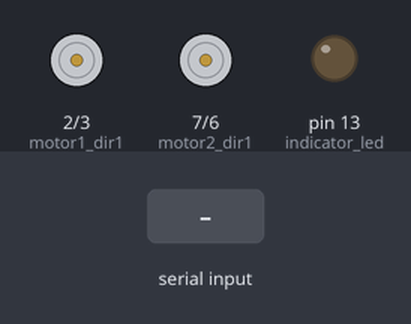
Bench run of a sketch on a simulated Arduino Mega 2560, built with avr-gcc and run on an emulated ATmega2560. On the bench: motor-driver pin pairs drawn as motors (green arrow = first pin HIGH = forward, orange = second pin HIGH = backward, longer = more drive, scaled by the enable pin), output pins drawn as LEDs (lit = HIGH). The inputs (shaded band) are chosen by the test bench.

Above: at 1.2 s.
1.3 s: "w" received over the second serial link
At 1.6 s:
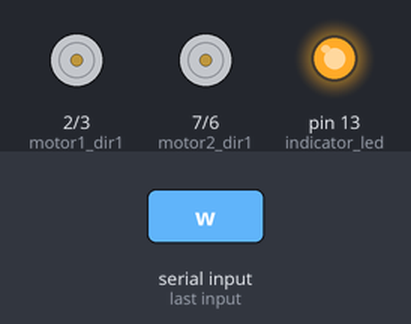
3.3 s: "s" received over the second serial link
At 4.6 s:
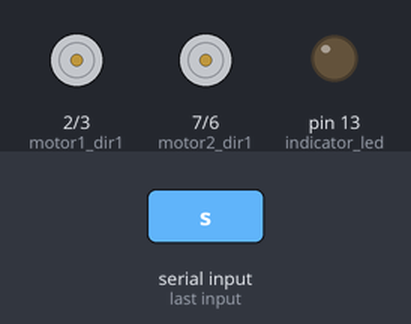
4.9 s: "a" received over the second serial link
At 5.2 s:
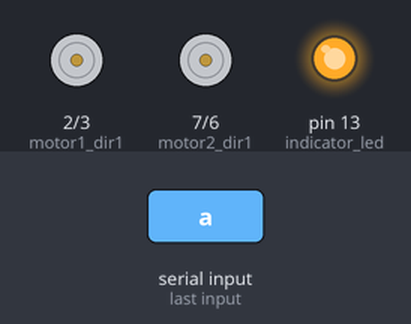
6.5 s: "d" received over the second serial link
At 7.3 s:
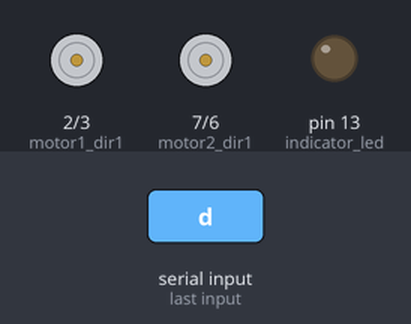
8.1 s: "1" received over the second serial link
At 8.5 s:
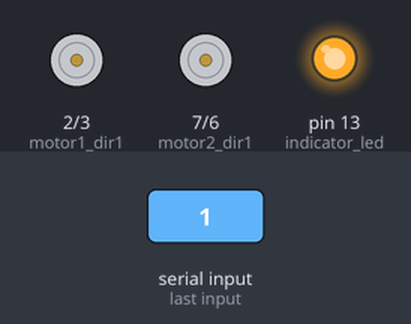
9.6 s: "3" received over the second serial link
At 10.9 s:
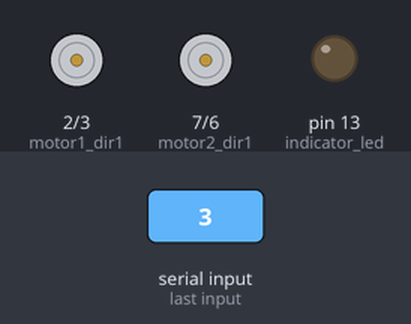
Timing chart, 0 to 12.1 s (numbered marks = the images above; inputs shaded):
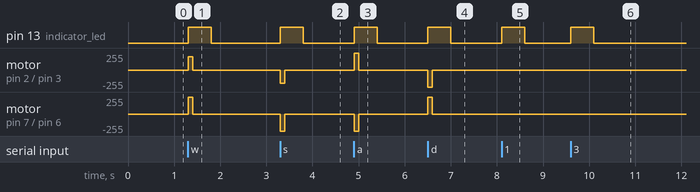

Measured:
- after the input at 1.3 s, pin 13 (indicator_led): LOW → HIGH at once, → LOW 0.50 s later; motor on pin 2 (motor1_dir1) / pin 3 (motor1_dir2): stopped → forward 200/255 at once, → stopped 0.10 s later; motor on pin 7 (motor2_dir1) / pin 6 (motor2_dir2): stopped → forward 255/255 at once, → stopped 0.10 s later
- after the input at 3.3 s, pin 13 (indicator_led): LOW → HIGH at once, → LOW 0.50 s later; motor on pin 2 (motor1_dir1) / pin 3 (motor1_dir2): stopped → backward 200/255 at once, → stopped 0.10 s later; motor on pin 7 (motor2_dir1) / pin 6 (motor2_dir2): stopped → backward 255/255 at once, → stopped 0.10 s later
- after the input at 4.9 s, pin 13 (indicator_led): LOW → HIGH at once, → LOW 0.50 s later; motor on pin 2 (motor1_dir1) / pin 3 (motor1_dir2): stopped → forward 255/255 at once, → stopped 0.10 s later; motor on pin 7 (motor2_dir1) / pin 6 (motor2_dir2): stopped → backward 255/255 at once, → stopped 0.10 s later
- after the input at 6.5 s, pin 13 (indicator_led): LOW → HIGH at once, → LOW 0.50 s later; motor on pin 2 (motor1_dir1) / pin 3 (motor1_dir2): stopped → backward 255/255 at once, → stopped 0.10 s later; motor on pin 7 (motor2_dir1) / pin 6 (motor2_dir2): stopped → forward 255/255 at once, → stopped 0.10 s later
- after the input at 8.1 s, pin 13 (indicator_led): LOW → HIGH at once, → LOW 0.50 s later
- after the input at 9.6 s, pin 13 (indicator_led): LOW → HIGH at once, → LOW 0.50 s later

The sketch:

robot_firmware.ino
```cpp
// Firmware code for the robot
// Code adapated from http://www.instructables.com/id/Arduino-Modules-L298N-Dual-H-Bridge-Motor-Controll/

// Indicator LED
const uint8_t indicator_led = 13;

// movement constants
const uint32_t movement_period = 100;

// Motor 1
const uint8_t motor1_dir1 = 2;
const uint8_t motor1_dir2 = 3;
const uint8_t motor1_speed = 4;

// Motor 2
const uint8_t motor2_dir1 = 7;
const uint8_t motor2_dir2 = 6;
const uint8_t motor2_speed = 5;

void setup() {
	// initialize serial communication
	Serial1.begin(9600);

	//Define indicator LED
	pinMode(indicator_led, OUTPUT);

	//Define pins
	pinMode(motor1_dir1,OUTPUT);
	pinMode(motor1_dir2,OUTPUT);
	pinMode(motor1_speed,OUTPUT);
	pinMode(motor2_dir1,OUTPUT);
	pinMode(motor2_dir2,OUTPUT);
	pinMode(motor2_speed,OUTPUT);

	Serial1.println("Robot started");


}

uint32_t indicator_led_t0 = millis();
uint32_t indicator_move_t0 = millis();

void loop() {

	// Initialize the Serial interface:
	uint32_t curr_time = millis();
	if (Serial1.available() > 0) {
		int inByte = Serial1.read();
		int speed; // Local variable
		digitalWrite(indicator_led, HIGH);
		indicator_led_t0 = millis();
		switch (inByte) {

			//wasd
			case 'w':
				move_motor1(200, 0);
				move_motor2(255, 0);
				indicator_move_t0 = millis();
				break;
			case 's':
				move_motor1(200, 1);
				move_motor2(255, 1);
				indicator_move_t0 = millis();
				break;
			case 'a':
				move_motor1(255, 0);
				move_motor2(255, 1);
				indicator_move_t0 = millis();
				break;
			case 'd':
				move_motor1(255, 1);
				move_motor2(255, 0);
				indicator_move_t0 = millis();
				break;

			//______________Motor 1______________

			case '1': // Motor 1 Forward
				move_motor1(255, 0);
				Serial1.println("Motor 1 Forward");
				Serial1.println("   ");
				break;

			case '2': // Motor 1 Stop (Freespin)
				move_motor1(0, 0);
				Serial1.println("Motor 1 Stop");
				Serial1.println("   ");
				break;

			case '3': // Motor 1 Reverse
				move_motor1(255, 1);
				Serial1.println("Motor 1 Reverse");
				Serial1.println("   ");
				break;

			//______________Motor 2______________

			case '4': // Motor 2 Forward
				move_motor2(255, 0);
				Serial1.println("Motor 2 Forward");
				Serial1.println("   ");
				break;

			case '5': // Motor 1 Stop (Freespin)
				move_motor2(0, 0);
				Serial1.println("Motor 2 Stop");
				Serial1.println("   ");
				break;

			case '6': // Motor 2 Reverse
				move_motor2(255, 1);
				Serial1.println("Motor 2 Reverse");
				Serial1.println("   ");
				break;

			default:
				// turn all the connections off if an unmapped key is pressed:
				for (int thisPin = 2; thisPin < 11; thisPin++) {
					digitalWrite(thisPin, LOW);
				}
				break;
		}

	}

	else{

		if (curr_time- indicator_move_t0 > movement_period){
				move_motor1(0, 0);
				move_motor2(0, 0);
		}


		if (curr_time - indicator_led_t0 > 500){
			// turn off indicator
			digitalWrite(indicator_led, LOW);
		}

	}

}

// move motor 1; forward is direction=0
void move_motor1(uint8_t speed, bool direction){

	analogWrite(motor1_speed, speed);
	// reverse
	if (direction){
		digitalWrite(motor1_dir1, LOW);
		digitalWrite(motor1_dir2, HIGH);
	}
	//forward
	else{
		digitalWrite(motor1_dir1, HIGH);
		digitalWrite(motor1_dir2, LOW);

	}
}
// move motor 2; forward is direction=0
void move_motor2(uint8_t speed, bool direction){

	analogWrite(motor2_speed, speed);
	// reverse
	if (direction){
		digitalWrite(motor2_dir1, LOW);
		digitalWrite(motor2_dir2, HIGH);
	}
	//forward
	else{
		digitalWrite(motor2_dir1, HIGH);
		digitalWrite(motor2_dir2, LOW);

	}
}
```
